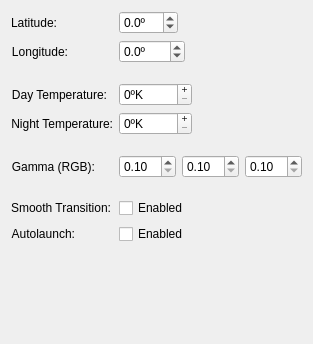
<?xml version="1.0" encoding="UTF-8"?>
<ui version="4.0">
 <author>Diego Cristina</author>
 <class>cfgDialog</class>
 <widget class="QDialog" name="cfgDialog">
  <property name="windowModality">
   <enum>Qt::NonModal</enum>
  </property>
  <property name="geometry">
   <rect>
    <x>0</x>
    <y>0</y>
    <width>313</width>
    <height>344</height>
   </rect>
  </property>
  <property name="sizePolicy">
   <sizepolicy hsizetype="Fixed" vsizetype="MinimumExpanding">
    <horstretch>0</horstretch>
    <verstretch>0</verstretch>
   </sizepolicy>
  </property>
  <property name="minimumSize">
   <size>
    <width>270</width>
    <height>260</height>
   </size>
  </property>
  <layout class="QFormLayout" name="formLayout">
   <property name="fieldGrowthPolicy">
    <enum>QFormLayout::ExpandingFieldsGrow</enum>
   </property>
   <item row="0" column="0">
    <widget class="QLabel" name="lbLatitude">
     <property name="locale">
      <locale language="English" country="UnitedStates"/>
     </property>
     <property name="text">
      <string>Latitude:</string>
     </property>
     <property name="alignment">
      <set>Qt::AlignRight|Qt::AlignTrailing|Qt::AlignVCenter</set>
     </property>
    </widget>
   </item>
   <item row="0" column="1">
    <widget class="QDoubleSpinBox" name="kcfg_latitude">
     <property name="buttonSymbols">
      <enum>QAbstractSpinBox::UpDownArrows</enum>
     </property>
     <property name="suffix">
      <string>º</string>
     </property>
     <property name="decimals">
      <number>1</number>
     </property>
     <property name="minimum">
      <double>-90.000000000000000</double>
     </property>
     <property name="maximum">
      <double>90.000000000000000</double>
     </property>
     <property name="singleStep">
      <double>0.100000000000000</double>
     </property>
    </widget>
   </item>
   <item row="1" column="0">
    <widget class="QLabel" name="lbLongitude">
     <property name="locale">
      <locale language="English" country="UnitedStates"/>
     </property>
     <property name="text">
      <string>Longitude:</string>
     </property>
     <property name="alignment">
      <set>Qt::AlignRight|Qt::AlignTrailing|Qt::AlignVCenter</set>
     </property>
    </widget>
   </item>
   <item row="1" column="1">
    <widget class="QDoubleSpinBox" name="kcfg_longitude">
     <property name="suffix">
      <string>º</string>
     </property>
     <property name="decimals">
      <number>1</number>
     </property>
     <property name="minimum">
      <double>-180.000000000000000</double>
     </property>
     <property name="maximum">
      <double>180.000000000000000</double>
     </property>
     <property name="singleStep">
      <double>0.100000000000000</double>
     </property>
    </widget>
   </item>
   <item row="2" column="0" colspan="2">
    <spacer name="verticalSpacer">
     <property name="orientation">
      <enum>Qt::Vertical</enum>
     </property>
     <property name="sizeType">
      <enum>QSizePolicy::Fixed</enum>
     </property>
     <property name="sizeHint" stdset="0">
      <size>
       <width>20</width>
       <height>8</height>
      </size>
     </property>
    </spacer>
   </item>
   <item row="3" column="0">
    <widget class="QLabel" name="lbDayTemp">
     <property name="locale">
      <locale language="English" country="UnitedStates"/>
     </property>
     <property name="text">
      <string>Day Temperature:</string>
     </property>
     <property name="alignment">
      <set>Qt::AlignRight|Qt::AlignTrailing|Qt::AlignVCenter</set>
     </property>
    </widget>
   </item>
   <item row="3" column="1">
    <widget class="QSpinBox" name="kcfg_dayTemp">
     <property name="toolTip">
      <string>Day temperature. Neutral is 6500</string>
     </property>
     <property name="buttonSymbols">
      <enum>QAbstractSpinBox::PlusMinus</enum>
     </property>
     <property name="suffix">
      <string>ºK</string>
     </property>
     <property name="maximum">
      <number>15000</number>
     </property>
    </widget>
   </item>
   <item row="4" column="0">
    <widget class="QLabel" name="lbNightTemp">
     <property name="locale">
      <locale language="English" country="UnitedStates"/>
     </property>
     <property name="text">
      <string>Night Temperature:</string>
     </property>
     <property name="alignment">
      <set>Qt::AlignRight|Qt::AlignTrailing|Qt::AlignVCenter</set>
     </property>
    </widget>
   </item>
   <item row="4" column="1">
    <widget class="QSpinBox" name="kcfg_nightTemp">
     <property name="toolTip">
      <string>Night temperature. Recommended is 4500 for Redshift and 3400 for F.lux</string>
     </property>
     <property name="buttonSymbols">
      <enum>QAbstractSpinBox::PlusMinus</enum>
     </property>
     <property name="suffix">
      <string>ºK</string>
     </property>
     <property name="maximum">
      <number>15000</number>
     </property>
    </widget>
   </item>
   <item row="5" column="0" colspan="2">
    <spacer name="verticalSpacer_2">
     <property name="orientation">
      <enum>Qt::Vertical</enum>
     </property>
     <property name="sizeType">
      <enum>QSizePolicy::Fixed</enum>
     </property>
     <property name="sizeHint" stdset="0">
      <size>
       <width>20</width>
       <height>8</height>
      </size>
     </property>
    </spacer>
   </item>
   <item row="6" column="0">
    <widget class="QLabel" name="lbGamma">
     <property name="toolTip">
      <string>Additional gamma correction (default is 1:1:1)</string>
     </property>
     <property name="text">
      <string>Gamma (RGB):</string>
     </property>
     <property name="alignment">
      <set>Qt::AlignRight|Qt::AlignTrailing|Qt::AlignVCenter</set>
     </property>
    </widget>
   </item>
   <item row="6" column="1">
    <layout class="QHBoxLayout" name="horizontalLayout">
     <item>
      <widget class="QDoubleSpinBox" name="kcfg_gammaR">
       <property name="toolTip">
        <string>Gamma correction (Red)</string>
       </property>
       <property name="minimum">
        <double>0.100000000000000</double>
       </property>
       <property name="maximum">
        <double>10.000000000000000</double>
       </property>
       <property name="singleStep">
        <double>0.100000000000000</double>
       </property>
      </widget>
     </item>
     <item>
      <widget class="QDoubleSpinBox" name="kcfg_gammaG">
       <property name="toolTip">
        <string>Gamma correction (Green)</string>
       </property>
       <property name="minimum">
        <double>0.100000000000000</double>
       </property>
       <property name="maximum">
        <double>10.090000000000000</double>
       </property>
       <property name="singleStep">
        <double>0.100000000000000</double>
       </property>
      </widget>
     </item>
     <item>
      <widget class="QDoubleSpinBox" name="kcfg_gammaB">
       <property name="toolTip">
        <string>Gamma correction (Blue)</string>
       </property>
       <property name="minimum">
        <double>0.100000000000000</double>
       </property>
       <property name="maximum">
        <double>10.000000000000000</double>
       </property>
       <property name="singleStep">
        <double>0.100000000000000</double>
       </property>
      </widget>
     </item>
    </layout>
   </item>
   <item row="7" column="0" colspan="2">
    <spacer name="verticalSpacer_3">
     <property name="orientation">
      <enum>Qt::Vertical</enum>
     </property>
     <property name="sizeType">
      <enum>QSizePolicy::Fixed</enum>
     </property>
     <property name="sizeHint" stdset="0">
      <size>
       <width>20</width>
       <height>8</height>
      </size>
     </property>
    </spacer>
   </item>
   <item row="8" column="0">
    <widget class="QLabel" name="lbGamma_2">
     <property name="toolTip">
      <string>Additional gamma correction (default is 1:1:1)</string>
     </property>
     <property name="text">
      <string>Smooth Transition:</string>
     </property>
     <property name="alignment">
      <set>Qt::AlignRight|Qt::AlignTrailing|Qt::AlignVCenter</set>
     </property>
    </widget>
   </item>
   <item row="8" column="1">
    <widget class="QCheckBox" name="kcfg_smooth">
     <property name="toolTip">
      <string>Check this if you want smooth transitions</string>
     </property>
     <property name="text">
      <string>Enabled</string>
     </property>
    </widget>
   </item>
   <item row="9" column="0">
    <widget class="QLabel" name="lbGamma_3">
     <property name="toolTip">
      <string>Additional gamma correction (default is 1:1:1)</string>
     </property>
     <property name="text">
      <string>Autolaunch:</string>
     </property>
     <property name="alignment">
      <set>Qt::AlignRight|Qt::AlignTrailing|Qt::AlignVCenter</set>
     </property>
    </widget>
   </item>
   <item row="9" column="1">
    <widget class="QCheckBox" name="kcfg_autolaunch">
     <property name="toolTip">
      <string>Launch at start-up</string>
     </property>
     <property name="text">
      <string>Enabled</string>
     </property>
    </widget>
   </item>
  </layout>
 </widget>
 <resources/>
 <connections/>
</ui>
